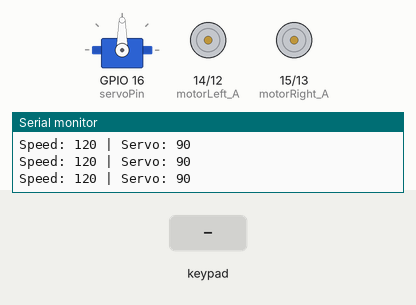
A sketch run on a simulated ESP32. On the bench: servo, motor-driver pin pairs drawn as motors (green arrow = first pin HIGH = forward, orange = second pin HIGH = backward, longer = more drive), the last lines printed to the serial monitor. The test bench sets the inputs (shaded band).

Above: at 1.2 s.
1.3 s: key 'O' pressed
At 1.55 s:
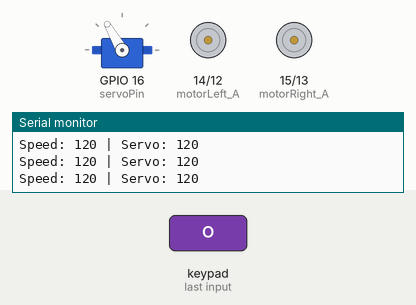
3.2 s: key 'S' pressed
At 3.44 s:
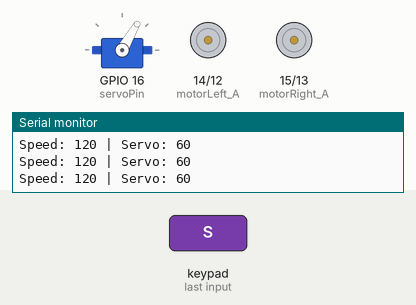
5.1 s: key 'U' pressed
At 5.34 s:
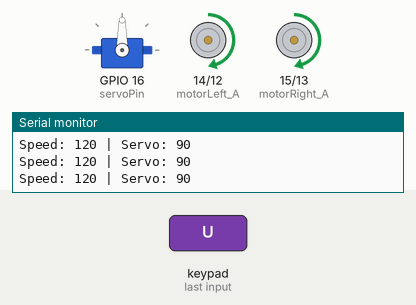
7.0 s: key 'D' pressed
At 7.24 s:
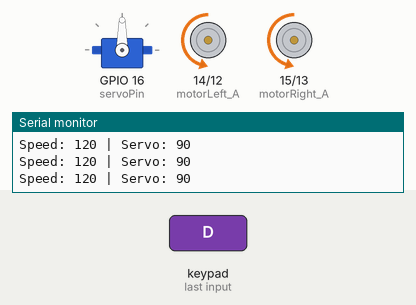
Timing chart, 0 to 9.9 s (numbered marks = the images above; inputs shaded):
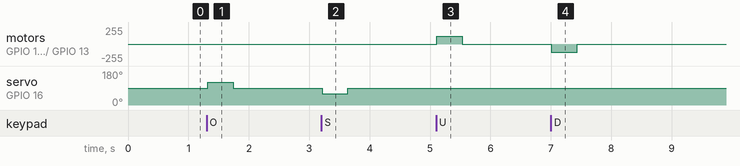

The sketch:

football_bot_dabble.ino
```cpp
#define CUSTOM_SETTINGS
#define INCLUDE_GAMEPAD_MODULE
#include <DabbleESP32.h>
#include <ESP32Servo.h>

// ---------------- Car Setup ----------------
const int motorLeft_A  = 14;
const int motorLeft_B  = 12;
const int motorRight_A = 15;
const int motorRight_B = 13;

// ---------------- Servo ----------------
Servo myservo;
const int servoPin = 16;
const int center_servo = 90;
const int max_turn = 30;

// ---------------- Speed ----------------
int robotSpeed = 120;   // default speed (0–255)

// ---------------- MOTOR FUNCTIONS (FROM CODE 1) ----------------
void Forward(int speed) {
  analogWrite(motorLeft_A, speed);
  analogWrite(motorLeft_B, 0);
  analogWrite(motorRight_A, speed);
  analogWrite(motorRight_B, 0);
}

void Backward(int speed) {
  analogWrite(motorLeft_A, 0);
  analogWrite(motorLeft_B, speed);
  analogWrite(motorRight_A, 0);
  analogWrite(motorRight_B, speed);
}

void StopMotors() {
  analogWrite(motorLeft_A, 0);
  analogWrite(motorLeft_B, 0);
  analogWrite(motorRight_A, 0);
  analogWrite(motorRight_B, 0);
}

// ---------------- SETUP ----------------
void setup() {
  Serial.begin(9600);

  pinMode(motorLeft_A, OUTPUT);
  pinMode(motorLeft_B, OUTPUT);
  pinMode(motorRight_A, OUTPUT);
  pinMode(motorRight_B, OUTPUT);

  myservo.attach(servoPin);
  myservo.write(center_servo);

  StopMotors();

  Dabble.begin("MyRobot");  // Bluetooth name
  Serial.println("Dabble Ready");
}

// ---------------- LOOP ----------------
void loop() {
  Dabble.processInput();

  // -------- Speed Control --------
  if (GamePad.isTrianglePressed()) {
    robotSpeed = min(robotSpeed + 5, 255);
    delay(150);
  }
  if (GamePad.isCrossPressed()) {
    robotSpeed = max(robotSpeed - 5, 0);
    delay(150);
  }

  // -------- Movement --------
  if (GamePad.isUpPressed()) {
    Forward(robotSpeed);
  }
  else if (GamePad.isDownPressed()) {
    Backward(robotSpeed);
  }
  else {
    StopMotors();
  }

  // -------- Servo Steering (KEY PART) --------
  if (GamePad.isSquarePressed()) {
    myservo.write(center_servo - max_turn);  // turn left
  }
  else if (GamePad.isCirclePressed()) {
    myservo.write(center_servo + max_turn);  // turn right
  }
  else {
    myservo.write(center_servo);              // center
  }

  Serial.print("Speed: ");
  Serial.print(robotSpeed);
  Serial.print(" | Servo: ");
  Serial.println(myservo.read());
}
```

Measured:
- after the input at 1.3 s, servo on GPIO 16 (servoPin): 90° → 120° at once, → 90° 0.42 s later
- after the input at 3.2 s, servo on GPIO 16 (servoPin): 90° → 60° at once, → 90° 0.42 s later
- after the input at 5.1 s, motor on GPIO 14 (motorLeft_A) / GPIO 12 (motorLeft_B), motor on GPIO 15 (motorRight_A) / GPIO 13 (motorRight_B): stopped → forward 120/255 at once, → stopped 0.42 s later
- after the input at 7.0 s, motor on GPIO 14 (motorLeft_A) / GPIO 12 (motorLeft_B), motor on GPIO 15 (motorRight_A) / GPIO 13 (motorRight_B): stopped → backward 120/255 at once, → stopped 0.42 s later
